Frame 1 (no input): blank canvas, image omitted
Frame 60 (the mouse pressed at the canvas centre just before this capture): blank canvas, image omitted
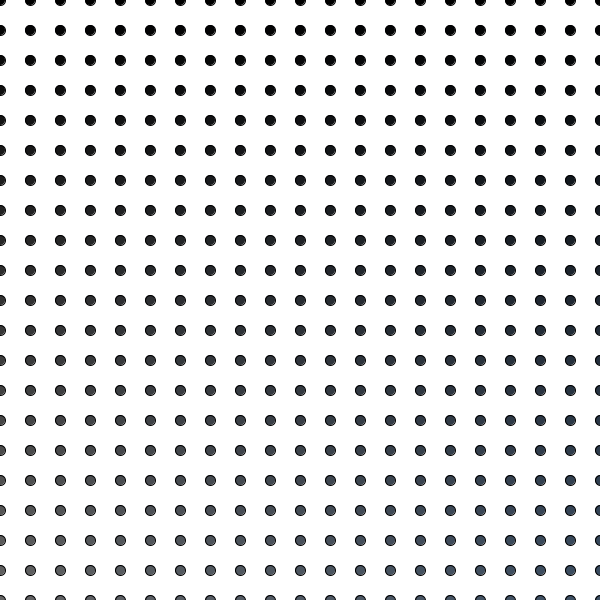
Frame 120 (the mouse held since frame 60 and released just before this capture)

The Processing sketch whose frames 1 and 60 were blank and that drew this single picture after the mouse press (run headless with seeded random() and noise(); from frame 60 on, the mouse is pressed at the canvas centre):

// Processing sketch: processing_136573
// ── processing_136573.pde

//PUNTO Y COMA


void setup() {
  size(600, 600);
  colorMode (HSB);
}

//inicio ; fin; variación  

void draw() {
  background(255);
  noCursor();
  for (int a = 0; a < 60; a++ ) {
    for (int b = 0; b < 60; b++ ) { 
      fill(mouseX*0.5, a*5, b*5);
      ellipse(a*(mouseX*0.1),b*(mouseY*0.1), 10,10);
      //line(a*(mouseX*0.1), b*(mouseY*0.1), width/2, height/2);
    }
  }
}
